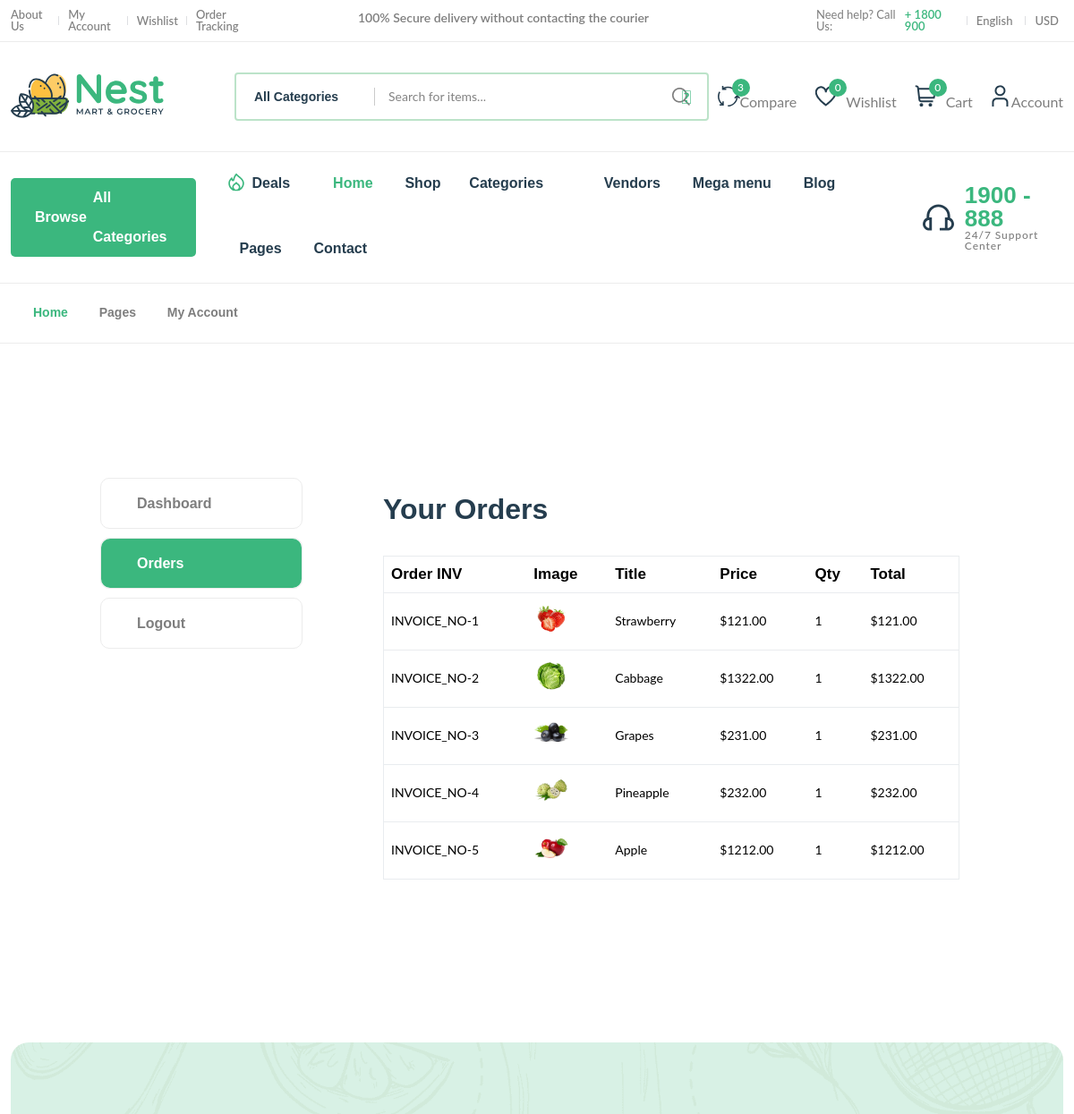
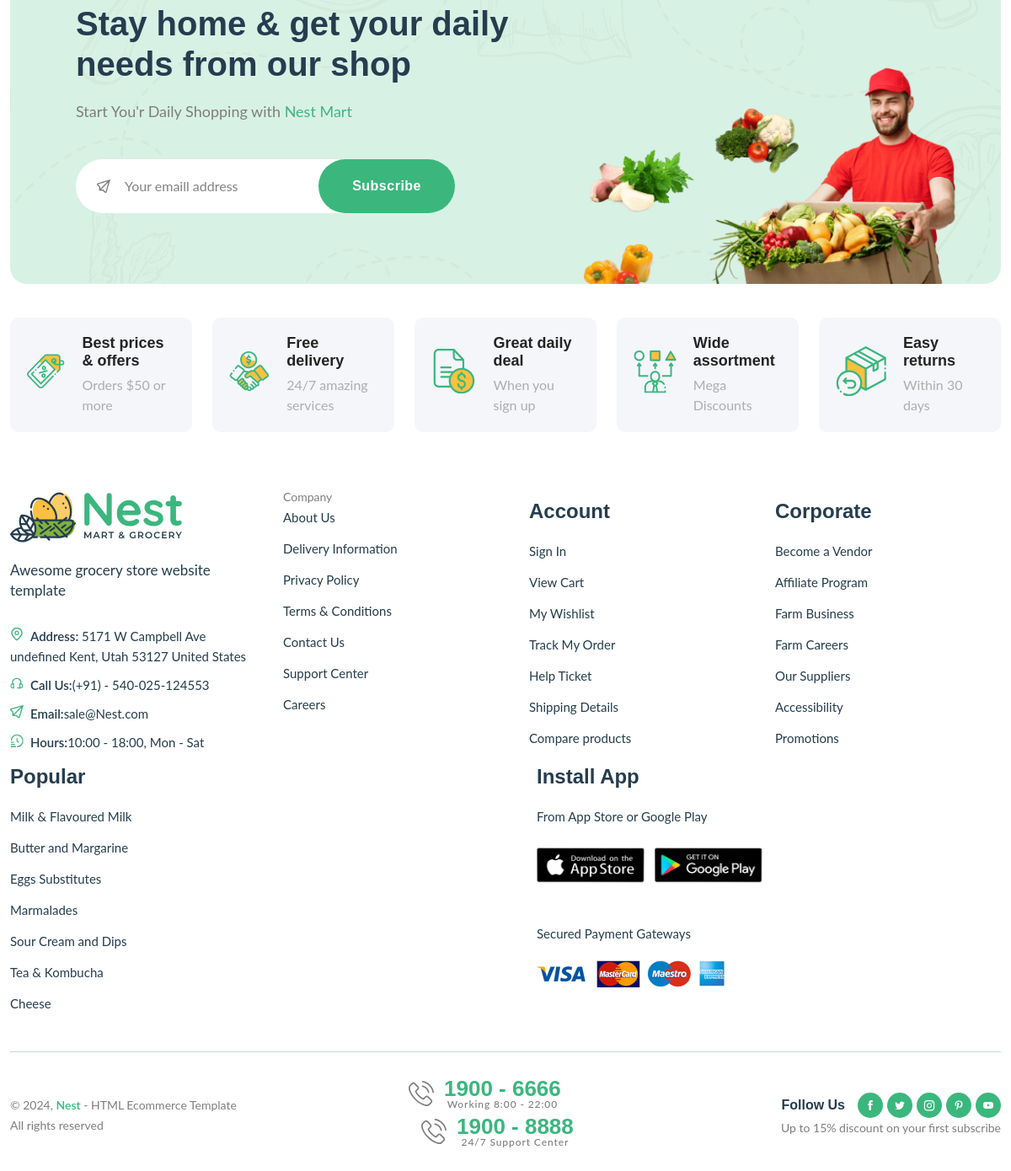
Page /order-detail/1/ (signed in) on the committed database (2 pictures, top to bottom).
### core/models.py (models this page shows, shortened)
class CartItemOrders(models.Model):
    user = models.ForeignKey(User, on_delete=models.SET_NULL, null=True)
    invoice_no= models.CharField(max_length=100)
    order = models.ForeignKey(CartOrders, on_delete=models.CASCADE)
    product_status = models.CharField(max_length=200)
    item = models.CharField(max_length=200)
    image = models.ImageField(upload_to="order_items", default="product.jpg")
    quantity = models.IntegerField(default=0)
    price = models.DecimalField(max_digits=10, decimal_places=2, default=1.99)
    total_price = models.DecimalField(max_digits=10, decimal_places=2, default=1.99)
    class Meta:
        verbose_name_plural = "Cart Items"

### core/views.py (the view)
# urls.py: path('order-detail/<int:id>/', order_detail, name='order-detail'),
def order_detail(request, id):
    order = CartOrders.objects.get(id=id, user=request.user)
    order_items = CartItemOrders.objects.filter(order=order)
    context = {
        'order_items': order_items
    }
    return render(request, 'core/order-detail.html', context)

### core/context_processor.py (called while the page is built)
def default(request):
    category= Category.objects.all()
    product= Product.objects.all()
    vendor= Vendor.objects.all()
    min_max_price=Product.objects.aggregate(Min('price'), Max('price'))
    return{
        'category': category,
        'product': product,
        'vendor': vendor,
        'min_price': min_max_price,
    }

### templates/core/order-detail.html (shortened to what this page needs)
{% extends 'core/base.html' %}
{% load static %}
{% block content %}
    <main class="main pages">
        <div class="page-header breadcrumb-wrap">
            <div class="container">
                <div class="breadcrumb">
                    <a href="index.htm" rel="nofollow">Home</a>
                    <span></span> Pages <span></span> My Account
                </div>
            </div>
        </div>
        <div class="page-content pt-150 pb-150">
            <div class="container">
                <div class="row">
                    <div class="col-lg-10 m-auto">
                        <div class="row">
                            <div class="col-md-3">
                                <div class="dashboard-menu">
                                    <ul class="nav flex-column" role="tablist">
                                        <li class="nav-item">
                                            <a class="nav-link " id="dashboard-tab"  href="{% url 'customer-dashboard' %}">Dashboard</a>
                                        </li>
                                        <li class="nav-item">
                                            <a class="nav-link active" id="orders-tab" data-bs-toggle="tab" href="#orders" role="tab" aria-controls="orders" aria-selected="false">Orders</a>
                                        </li>
                                        <li class="nav-item">
                                            <a class="nav-link" href="{% url 'logout' %}">Logout</a>
                                        </li>
                                    </ul>
                                </div>
                            </div>
                            <div class="col-md-9">
                                <div class="tab-content account dashboard-content pl-50">
                                    <div class="tab-pane fade active show" id="orders" role="tabpanel" aria-labelledby="orders-tab">
                                        <div class="card">
                                            <div class="card-header">
                                                <h3 class="mb-0">Your Orders</h3>
                                            </div>
                                            <div class="card-body">
                                                <div class="table-responsive">
                                                    <table class="table">
                                                        <thead>
                                                            <tr>
                                                                <th>Order INV</th>
                                                                <th>Image</th>
                                                                <th>Title</th>
                                                                <th>Price</th>
                                                                <th>Qty</th>
                                                                <th>Total</th>
                                                            </tr>
                                                        </thead>
                                                        <tbody>
                                                            {% for order in order_items %}
                                                            <tr>
                                                                <td>INVOICE_NO-{{order.id}}</td>
                                                                <td>
                                                                    <img src="{{ order.image.url }}" alt="Product image" style="height:40px; width:40px; object-fit:cover;">
                                                                </td>
                                                                <td>{{order.item}}</td>
                                                                <td>${{order.price}}</td>
                                                                <td>{{order.quantity}}</td>
                                                                <td>${{order.total_price}}</td>
                                                            </tr>
                                                            {% endfor %}
                                                        </tbody>
                                                    </table>
                                                </div>
                                            </div>
                                        </div>
                                    </div>
                                </div>
                            </div>
                        </div>
                    </div>
                </div>
            </div>
        </div>
    </main>
{% endblock %}

### rows in the picture
CartItemOrders: id "1", image (picture), item "Strawberry", price "121.00", quantity "1", total_price "121.00"
CartItemOrders: id "2", image (picture), item "Cabbage", price "1322.00", quantity "1", total_price "1322.00"
CartItemOrders: id "3", image (picture), item "Grapes", price "231.00", quantity "1", total_price "231.00"
CartItemOrders: id "4", image (picture), item "Pineapple", price "232.00", quantity "1", total_price "232.00"
CartItemOrders: id "5", image (picture), item "Apple", price "1212.00", quantity "1", total_price "1212.00"

### other values in the picture
{{ request.session.cart_data_obj|length }} "0"
